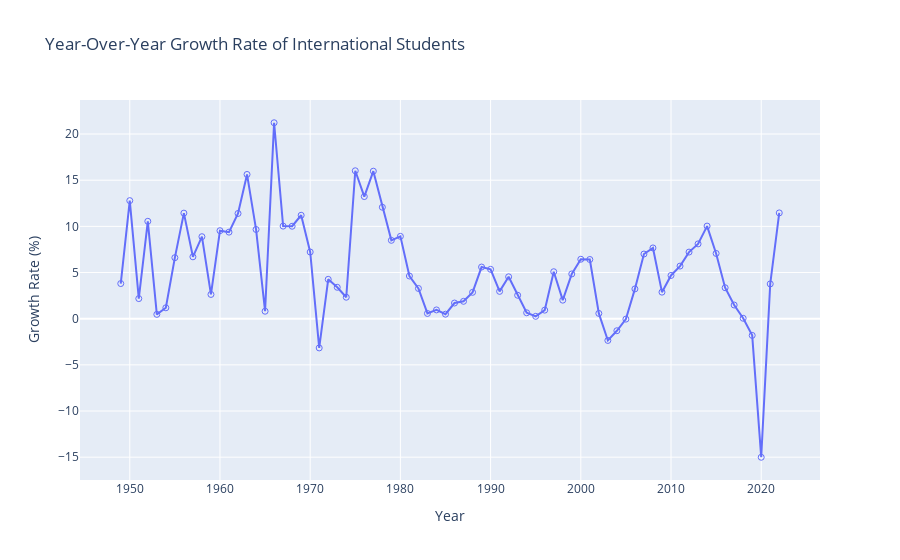

The cell this chart's notebook holds for it:
### Code cell
import plotly.graph_objs as go

# Calculating the year-over-year growth rate of international students
academic_df['students_growth'] = academic_df['students'].pct_change() * 100

# Removing the first row as the growth rate calculation is not meaningful for the first year
academic_df_growth = academic_df.dropna(subset=['students_growth'])

# Visualizing the year-over-year growth rate
fig = go.Figure()

fig.add_trace(go.Scatter(x=academic_df_growth['start_year'], y=academic_df_growth['students_growth'], mode='lines+markers', name='Growth Rate', marker=dict(symbol='circle-open')))

# Improve written labels
fig.update_layout(title='Year-Over-Year Growth Rate of International Students', xaxis_title='Year', yaxis_title='Growth Rate (%)')

fig.show()

# Showing first few rows of the growth data
print(academic_df_growth[['year', 'students', 'students_growth']].head())

### Figure 1 — Plotly figure (JSON) as saved in the notebook; plotly's stock layout.template omitted (floating-point values rounded to 4 significant figures)
{"data": [{"marker": {"symbol": "circle-open"}, "mode": "lines+markers", "name": "Growth Rate", "type": "scatter", "x": [1949, 1950, 1951, 1952, 1953, 1954, 1955, 1956, 1957, 1958, 1959, 1960, 1961, 1962, 1963, 1964, 1965, 1966, 1967, 1968, 1969, 1970, 1971, 1972, 1973, 1974, 1975, 1976, 1977, 1978, 1979, 1980, 1981, 1982, 1983, 1984, 1985, 1986, 1987, 1988, 1989, 1990, 1991, 1992, 1993, 1994, 1995, 1996, 1997, 1998, 1999, 2000, 2001, 2002, 2003, 2004, 2005, 2006, 2007, 2008, 2009, 2010, 2011, 2012, 2013, 2014, 2015, 2016, 2017, 2018, 2019, 2020, 2021, 2022], "y": [3.805, 12.79, 2.177, 10.55, 0.4692, 1.179, 6.608, 11.43, 6.701, 8.882, 2.627, 9.531, 9.375, 11.4, 15.62, 9.665, 0.8093, 21.22, 10.03, 10.01, 11.2, 7.224, -3.166, 4.261, 3.401, 2.326, 16.02, 13.23, 15.98, 12.07, 8.489, 8.919, 4.623, 3.275, 0.5665, 0.9499, 0.4864, 1.696, 1.882, 2.854, 5.595, 5.345, 2.958, 4.536, 2.538, 0.6417, 0.2545, 0.9249, 5.087, 2.006, 4.846, 6.439, 6.412, 0.5707, -2.356, -1.305, -0.04832, 3.226, 7.002, 7.664, 2.875, 4.683, 5.699, 7.214, 8.102, 10.03, 7.069, 3.351, 1.48, 0.04631, -1.808, -15.01, 3.766, 11.46]}], "layout": {"title": {"text": "Year-Over-Year Growth Rate of International Students"}, "xaxis": {"title": {"text": "Year"}}, "yaxis": {"title": {"text": "Growth Rate (%)"}}}}
